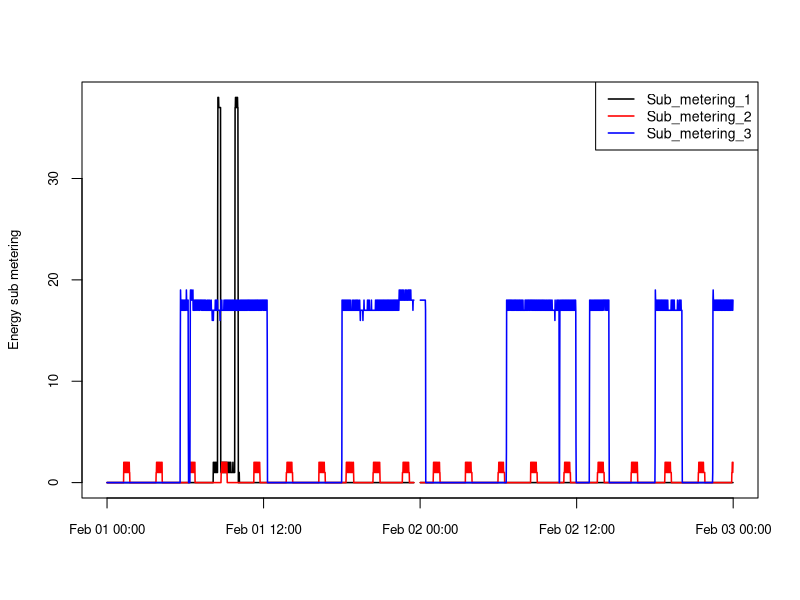

Reproduce this figure in R.
# plot3.R - R code to generate plot3.png

# Read the data file (already limited to data for Feb. 1-2, 2007)
data <- read.csv("household_power_2days.txt", sep=";", stringsAsFactors=FALSE)

# Convert Date & Time variables to Date/Time classes
data$Date <- as.Date(data$Date, "%d/%m/%Y")
data$Time <- strptime(paste(data$Date, data$Time), "%Y-%m-%d %H:%M:%S")

# Create the plot
with(data, {
    lw = c(1.5, 1.5, 1.5)  # adjust line width, font sizes
    plot(Time, Sub_metering_1, type="n", xlab="", 
         ylab="Energy sub metering", cex.axis=0.8, cex.lab=0.8)
    lines(Time, Sub_metering_1, lwd=lw)
    lines(Time, Sub_metering_2, col="red", lwd=lw)
    lines(Time, Sub_metering_3, col="blue", lwd=lw)
    legend("topright", col=c("black", "red", "blue"), lwd=lw,
           legend=c("Sub_metering_1", "Sub_metering_2", "Sub_metering_3"),
           pt.cex=0.85, cex=0.85)
})

# Write to PNG, default size is 480x480
dev.copy(png, file="plot3.png", bg="transparent")
dev.off()